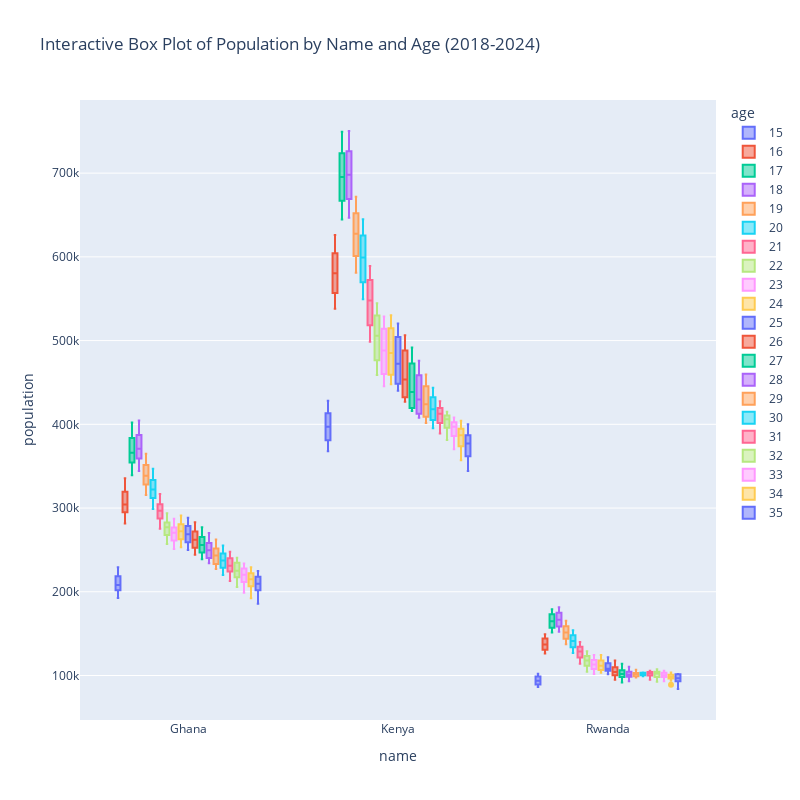

Notebook code cell kept with this figure:
### Code cell
# Filter the DataFrame for years between 2018 and 2024
filtered_datap = Population_data[(Population_data['year'] >= 2018) & (Population_data['year'] <= 2024)]

# Create an interactive box plot using Plotly
fig = px.box(filtered_datap, x='name', y='population', color='age',
             title='Interactive Box Plot of Population by Name and Age (2018-2024)')

# Update the layout to adjust the size of the plot
fig.update_layout(width=800, height=800)

# Show the plot
fig.show()

### Figure 1 — Plotly figure (JSON) as saved in the notebook; plotly's stock layout.template omitted (floating-point values rounded to 4 significant figures)
{"data": [{"alignmentgroup": "True", "hovertemplate": "age=15<br>name=%{x}<br>population=%{y}<extra></extra>", "legendgroup": "15", "marker": {"color": "#636efa"}, "name": "15", "notched": false, "offsetgroup": "15", "orientation": "v", "showlegend": true, "type": "box", "x": ["Ghana", "Ghana", "Ghana", "Ghana", "Ghana", "Ghana", "Ghana", "Ghana", "Ghana", "Ghana", "Ghana", "Ghana", "Ghana", "Ghana", "Kenya", "Kenya", "Kenya", "Kenya", "Kenya", "Kenya", "Kenya", "Kenya", "Kenya", "Kenya", "Kenya", "Kenya", "Kenya", "Kenya", "Rwanda", "Rwanda", "Rwanda", "Rwanda", "Rwanda", "Rwanda", "Rwanda", "Rwanda", "Rwanda", "Rwanda", "Rwanda", "Rwanda", "Rwanda", "Rwanda"], "x0": " ", "xaxis": "x", "y": [192700.0, 201800.0, 195600.0, 204700.0, 198400.0, 207600.0, 203600.0, 213100.0, 208700.0, 218500.0, 213900.0, 223900.0, 219000.0, 229300.0, 367900.0, 371700.0, 376700.0, 380800.0, 385500.0, 389900.0, 394700.0, 399500.0, 404000.0, 409000.0, 413200.0, 418600.0, 422400.0, 428100.0, 87010.0, 86290.0, 89360.0, 88510.0, 91710.0, 90732, 94300.0, 93390.0, 96890.0, 96040.0, 99490.0, 98700.0, 102100.0, 101400.0], "y0": " ", "yaxis": "y"}, {"alignmentgroup": "True", "hovertemplate": "age=16<br>name=%{x}<br>population=%{y}<extra></extra>", "legendgroup": "16", "marker": {"color": "#EF553B"}, "name": "16", "notched": false, "offsetgroup": "16", "orientation": "v", "showlegend": true, "type": "box", "x": ["Ghana", "Ghana", "Ghana", "Ghana", "Ghana", "Ghana", "Ghana", "Ghana", "Ghana", "Ghana", "Ghana", "Ghana", "Ghana", "Ghana", "Kenya", "Kenya", "Kenya", "Kenya", "Kenya", "Kenya", "Kenya", "Kenya", "Kenya", "Kenya", "Kenya", "Kenya", "Kenya", "Kenya", "Rwanda", "Rwanda", "Rwanda", "Rwanda", "Rwanda", "Rwanda", "Rwanda", "Rwanda", "Rwanda", "Rwanda", "Rwanda", "Rwanda", "Rwanda", "Rwanda"], "x0": " ", "xaxis": "x", "y": [281700.0, 294900.0, 285800.0, 299100.0, 290000.0, 303400.0, 297600.0, 311400.0, 305200.0, 319400.0, 312800.0, 327500.0, 320400.0, 335500.0, 538000.0, 543600.0, 550700.0, 556800.0, 563400.0, 569900.0, 577000.0, 584000.0, 590600.0, 598000.0, 604200.0, 612000.0, 617800.0, 626100.0, 127300.0, 126300.0, 130700.0, 129400.0, 134000.0, 132500.0, 137800.0, 136400.0, 141600.0, 140300.0, 145400.0, 144200.0, 149200.0, 148100.0], "y0": " ", "yaxis": "y"}, {"alignmentgroup": "True", "hovertemplate": "age=17<br>name=%{x}<br>population=%{y}<extra></extra>", "legendgroup": "17", "marker": {"color": "#00cc96"}, "name": "17", "notched": false, "offsetgroup": "17", "orientation": "v", "showlegend": true, "type": "box", "x": ["Ghana", "Ghana", "Ghana", "Ghana", "Ghana", "Ghana", "Ghana", "Ghana", "Ghana", "Ghana", "Ghana", "Ghana", "Ghana", "Ghana", "Kenya", "Kenya", "Kenya", "Kenya", "Kenya", "Kenya", "Kenya", "Kenya", "Kenya", "Kenya", "Kenya", "Kenya", "Kenya", "Kenya", "Rwanda", "Rwanda", "Rwanda", "Rwanda", "Rwanda", "Rwanda", "Rwanda", "Rwanda", "Rwanda", "Rwanda", "Rwanda", "Rwanda", "Rwanda", "Rwanda"], "x0": " ", "xaxis": "x", "y": [339100.0, 354500.0, 344100.0, 359700.0, 349200.0, 364852, 358100.0, 374200.0, 367000.0, 383600.0, 375900.0, 393000.0, 384900.0, 402300.0, 644600.0, 651100.0, 659900.0, 666900.0, 675200.0, 682800.0, 691400.0, 699400.0, 707600.0, 716100.0, 723800.0, 732800.0, 739900.0, 749400.0, 152900.0, 151500.0, 156900.0, 155300.0, 161000.0, 159200.0, 165600.0, 163800.0, 170100.0, 168500.0, 174700.0, 173200.0, 179300.0, 177900.0], "y0": " ", "yaxis": "y"}, {"alignmentgroup": "True", "hovertemplate": "age=18<br>name=%{x}<br>population=%{y}<extra></extra>", "legendgroup": "18", "marker": {"color": "#ab63fa"}, "name": "18", "notched": false, "offsetgroup": "18", "orientation": "v", "showlegend": true, "type": "box", "x": ["Ghana", "Ghana", "Ghana", "Ghana", "Ghana", "Ghana", "Ghana", "Ghana", "Ghana", "Ghana", "Ghana", "Ghana", "Ghana", "Ghana", "Kenya", "Kenya", "Kenya", "Kenya", "Kenya", "Kenya", "Kenya", "Kenya", "Kenya", "Kenya", "Kenya", "Kenya", "Kenya", "Kenya", "Rwanda", "Rwanda", "Rwanda", "Rwanda", "Rwanda", "Rwanda", "Rwanda", "Rwanda", "Rwanda", "Rwanda", "Rwanda", "Rwanda", "Rwanda", "Rwanda"], "x0": " ", "xaxis": "x", "y": [344300.0, 359200.0, 349600.0, 364500.0, 354800.0, 369700.0, 363300.0, 378400.0, 371700.0, 387100.0, 380200.0, 395900.0, 388700.0, 404600.0, 646600.0, 652600.0, 662600.0, 669000.0, 678500.0, 685300.0, 694400.0, 701600.0, 710200.0, 717800.0, 726000.0, 734100.0, 741800.0, 750300.0, 154100.0, 152300.0, 158400.0, 156600.0, 162800.0, 160900.0, 167400.0, 165600.0, 172100.0, 170200.0, 176800.0, 174900.0, 181400.0, 179600.0], "y0": " ", "yaxis": "y"}, {"alignmentgroup": "True", "hovertemplate": "age=19<br>name=%{x}<br>population=%{y}<extra></extra>", "legendgroup": "19", "marker": {"color": "#FFA15A"}, "name": "19", "notched": false, "offsetgroup": "19", "orientation": "v", "showlegend": true, "type": "box", "x": ["Ghana", "Ghana", "Ghana", "Ghana", "Ghana", "Ghana", "Ghana", "Ghana", "Ghana", "Ghana", "Ghana", "Ghana", "Ghana", "Ghana", "Kenya", "Kenya", "Kenya", "Kenya", "Kenya", "Kenya", "Kenya", "Kenya", "Kenya", "Kenya", "Kenya", "Kenya", "Kenya", "Kenya", "Rwanda", "Rwanda", "Rwanda", "Rwanda", "Rwanda", "Rwanda", "Rwanda", "Rwanda", "Rwanda", "Rwanda", "Rwanda", "Rwanda", "Rwanda", "Rwanda"], "x0": " ", "xaxis": "x", "y": [315700.0, 328000.0, 320700.0, 332900.0, 325700.0, 337800.0, 332600.0, 344600.0, 339400.0, 351400.0, 346300.0, 358200.0, 353200.0, 365000.0, 581000.0, 585600.0, 596100.0, 601000.0, 611300.0, 616300.0, 624900.0, 630200.0, 638600.0, 644100.0, 652200.0, 658000.0, 665800.0, 671900.0, 139600.0, 137400.0, 143900.0, 141900.0, 148100.0, 146300.0, 152400.0, 150500.0, 156800.0, 154800.0, 161100.0, 159000.0, 165400.0, 163200.0], "y0": " ", "yaxis": "y"}, {"alignmentgroup": "True", "hovertemplate": "age=20<br>name=%{x}<br>population=%{y}<extra></extra>", "legendgroup": "20", "marker": {"color": "#19d3f3"}, "name": "20", "notched": false, "offsetgroup": "20", "orientation": "v", "showlegend": true, "type": "box", "x": ["Ghana", "Ghana", "Ghana", "Ghana", "Ghana", "Ghana", "Ghana", "Ghana", "Ghana", "Ghana", "Ghana", "Ghana", "Ghana", "Ghana", "Kenya", "Kenya", "Kenya", "Kenya", "Kenya", "Kenya", "Kenya", "Kenya", "Kenya", "Kenya", "Kenya", "Kenya", "Kenya", "Kenya", "Rwanda", "Rwanda", "Rwanda", "Rwanda", "Rwanda", "Rwanda", "Rwanda", "Rwanda", "Rwanda", "Rwanda", "Rwanda", "Rwanda", "Rwanda", "Rwanda"], "x0": " ", "xaxis": "x", "y": [298800.0, 312000.0, 304100.0, 317500.0, 309500.0, 322900.0, 315400.0, 328900.0, 321400.0, 335000.0, 327400.0, 341000.0, 333400.0, 347100.0, 549300.0, 552500.0, 566200.0, 569600.0, 583200.0, 586700.0, 597300.0, 601308, 611300.0, 615900.0, 625424, 630500.0, 639500.0, 645000.0, 129500.0, 127000.0, 133800.0, 131800.0, 138000.0, 136600.0, 142100.0, 140400.0, 146100.0, 144300.0, 150100.0, 148100.0, 154100.0, 152000.0], "y0": " ", "yaxis": "y"}, {"alignmentgroup": "True", "hovertemplate": "age=21<br>name=%{x}<br>population=%{y}<extra></extra>", "legendgroup": "21", "marker": {"color": "#FF6692"}, "name": "21", "notched": false, "offsetgroup": "21", "orientation": "v", "showlegend": true, "type": "box", "x": ["Ghana", "Ghana", "Ghana", "Ghana", "Ghana", "Ghana", "Ghana", "Ghana", "Ghana", "Ghana", "Ghana", "Ghana", "Ghana", "Ghana", "Kenya", "Kenya", "Kenya", "Kenya", "Kenya", "Kenya", "Kenya", "Kenya", "Kenya", "Kenya", "Kenya", "Kenya", "Kenya", "Kenya", "Rwanda", "Rwanda", "Rwanda", "Rwanda", "Rwanda", "Rwanda", "Rwanda", "Rwanda", "Rwanda", "Rwanda", "Rwanda", "Rwanda", "Rwanda", "Rwanda"], "x0": " ", "xaxis": "x", "y": [275400.0, 287400.0, 280700.0, 292900.0, 286100.0, 298400.0, 290700.0, 303000.0, 295400.0, 307600.0, 300000.0, 312200.0, 304700.0, 316900.0, 498700.0, 500600.0, 516300.0, 518200.0, 533900.0, 535800.0, 546800.0, 549100.0, 559600.0, 562500.0, 572400.0, 575800.0, 585300.0, 589200.0, 117100.0, 114100.0, 121400.0, 119300.0, 125700.0, 124600.0, 129300.0, 127900.0, 132900.0, 131200.0, 136500.0, 134500.0, 140100.0, 137800.0], "y0": " ", "yaxis": "y"}, {"alignmentgroup": "True", "hovertemplate": "age=22<br>name=%{x}<br>population=%{y}<extra></extra>", "legendgroup": "22", "marker": {"color": "#B6E880"}, "name": "22", "notched": false, "offsetgroup": "22", "orientation": "v", "showlegend": true, "type": "box", "x": ["Ghana", "Ghana", "Ghana", "Ghana", "Ghana", "Ghana", "Ghana", "Ghana", "Ghana", "Ghana", "Ghana", "Ghana", "Ghana", "Ghana", "Kenya", "Kenya", "Kenya", "Kenya", "Kenya", "Kenya", "Kenya", "Kenya", "Kenya", "Kenya", "Kenya", "Kenya", "Kenya", "Kenya", "Rwanda", "Rwanda", "Rwanda", "Rwanda", "Rwanda", "Rwanda", "Rwanda", "Rwanda", "Rwanda", "Rwanda", "Rwanda", "Rwanda", "Rwanda", "Rwanda"], "x0": " ", "xaxis": "x", "y": [257000.0, 267700.0, 262200.0, 273200.0, 267472, 278700.0, 271300.0, 282500.0, 275100.0, 286200.0, 278900.0, 290000.0, 282700.0, 293700.0, 459000.0, 459700.0, 476000.0, 476600.0, 492900.0, 493500.0, 505300.0, 506300.0, 517600.0, 519100.0, 529900.0, 531900.0, 542300.0, 544700.0, 107600.0, 104400.0, 111500.0, 109300.0, 115500.0, 114200.0, 118800.0, 117200.0, 122200.0, 120300.0, 125500.0, 123300.0, 128800.0, 126400.0], "y0": " ", "yaxis": "y"}, {"alignmentgroup": "True", "hovertemplate": "age=23<br>name=%{x}<br>population=%{y}<extra></extra>", "legendgroup": "23", "marker": {"color": "#FF97FF"}, "name": "23", "notched": false, "offsetgroup": "23", "orientation": "v", "showlegend": true, "type": "box", "x": ["Ghana", "Ghana", "Ghana", "Ghana", "Ghana", "Ghana", "Ghana", "Ghana", "Ghana", "Ghana", "Ghana", "Ghana", "Ghana", "Ghana", "Kenya", "Kenya", "Kenya", "Kenya", "Kenya", "Kenya", "Kenya", "Kenya", "Kenya", "Kenya", "Kenya", "Kenya", "Kenya", "Kenya", "Rwanda", "Rwanda", "Rwanda", "Rwanda", "Rwanda", "Rwanda", "Rwanda", "Rwanda", "Rwanda", "Rwanda", "Rwanda", "Rwanda", "Rwanda", "Rwanda"], "x0": " ", "xaxis": "x", "y": [251200.0, 260700.0, 256300.0, 266400.0, 261400.0, 272100.0, 265300.0, 275900.0, 269100.0, 279700.0, 273000.0, 283500.0, 276900.0, 287300.0, 445500.0, 445600.0, 460100.0, 460200.0, 474700.0, 474700.0, 487900.0, 488300.0, 501000.0, 501800.0, 514200.0, 515400.0, 527400.0, 528900.0, 104900.0, 101700.0, 107800.0, 105100.0, 110700.0, 108600.0, 114200.0, 111900.0, 117600.0, 115300.0, 121100.0, 118600.0, 124500.0, 121900.0], "y0": " ", "yaxis": "y"}, {"alignmentgroup": "True", "hovertemplate": "age=24<br>name=%{x}<br>population=%{y}<extra></extra>", "legendgroup": "24", "marker": {"color": "#FECB52"}, "name": "24", "notched": false, "offsetgroup": "24", "orientation": "v", "showlegend": true, "type": "box", "x": ["Ghana", "Ghana", "Ghana", "Ghana", "Ghana", "Ghana", "Ghana", "Ghana", "Ghana", "Ghana", "Ghana", "Ghana", "Ghana", "Ghana", "Kenya", "Kenya", "Kenya", "Kenya", "Kenya", "Kenya", "Kenya", "Kenya", "Kenya", "Kenya", "Kenya", "Kenya", "Kenya", "Kenya", "Rwanda", "Rwanda", "Rwanda", "Rwanda", "Rwanda", "Rwanda", "Rwanda", "Rwanda", "Rwanda", "Rwanda", "Rwanda", "Rwanda", "Rwanda", "Rwanda"], "x0": " ", "xaxis": "x", "y": [253100.0, 261400.0, 258000.0, 267200.0, 262800.0, 273000.0, 267300.0, 277500.0, 271800.0, 282000.0, 276200.0, 286500.0, 280700.0, 291000.0, 448000.0, 447800.0, 459200.0, 459100.0, 470400.0, 470500.0, 485200.0, 485400.0, 499900.0, 500400.0, 514700.0, 515300.0, 529400.0, 530300.0, 106500.0, 103300.0, 108000.0, 104800.0, 109500.0, 106200.0, 113300.0, 110100.0, 117000.0, 113900.0, 120712, 117800.0, 124400.0, 121700.0], "y0": " ", "yaxis": "y"}, {"alignmentgroup": "True", "hovertemplate": "age=25<br>name=%{x}<br>population=%{y}<extra></extra>", "legendgroup": "25", "marker": {"color": "#636efa"}, "name": "25", "notched": false, "offsetgroup": "25", "orientation": "v", "showlegend": true, "type": "box", "x": ["Ghana", "Ghana", "Ghana", "Ghana", "Ghana", "Ghana", "Ghana", "Ghana", "Ghana", "Ghana", "Ghana", "Ghana", "Ghana", "Ghana", "Kenya", "Kenya", "Kenya", "Kenya", "Kenya", "Kenya", "Kenya", "Kenya", "Kenya", "Kenya", "Kenya", "Kenya", "Kenya", "Kenya", "Rwanda", "Rwanda", "Rwanda", "Rwanda", "Rwanda", "Rwanda", "Rwanda", "Rwanda", "Rwanda", "Rwanda", "Rwanda", "Rwanda", "Rwanda", "Rwanda"], "x0": " ", "xaxis": "x", "y": [249900.0, 256600.0, 254500.0, 262600.0, 259100.0, 268500.0, 264000.0, 273500.0, 268900.0, 278500.0, 273800.0, 283500.0, 278600.0, 288500.0, 440500.0, 440000.0, 448400.0, 448100.0, 456300.0, 456200.0, 472300.0, 472300.0, 488400.0, 488300.0, 504400.0, 504400.0, 520400.0, 520500.0, 105700.0, 102600.0, 105900.0, 102000.0, 106000.0, 101400.0, 109900.0, 105800.0, 113900.0, 110200.0, 117800.0, 114600.0, 121700.0, 118900.0], "y0": " ", "yaxis": "y"}, {"alignmentgroup": "True", "hovertemplate": "age=26<br>name=%{x}<br>population=%{y}<extra></extra>", "legendgroup": "26", "marker": {"color": "#EF553B"}, "name": "26", "notched": false, "offsetgroup": "26", "orientation": "v", "showlegend": true, "type": "box", "x": ["Ghana", "Ghana", "Ghana", "Ghana", "Ghana", "Ghana", "Ghana", "Ghana", "Ghana", "Ghana", "Ghana", "Ghana", "Ghana", "Ghana", "Kenya", "Kenya", "Kenya", "Kenya", "Kenya", "Kenya", "Kenya", "Kenya", "Kenya", "Kenya", "Kenya", "Kenya", "Kenya", "Kenya", "Rwanda", "Rwanda", "Rwanda", "Rwanda", "Rwanda", "Rwanda", "Rwanda", "Rwanda", "Rwanda", "Rwanda", "Rwanda", "Rwanda", "Rwanda", "Rwanda"], "x0": " ", "xaxis": "x", "y": [244100.0, 249200.0, 248400.0, 255100.0, 252700.0, 261100.0, 258000.0, 266600.0, 263300.0, 272100.0, 268600.0, 277500.0, 273900.0, 283000.0, 428000.0, 426900.0, 432200.0, 431500.0, 436400.0, 436100.0, 453900.0, 453400.0, 471400.0, 470800.0, 488900.0, 488100.0, 506400.0, 505500.0, 103600.0, 100400.0, 102300.0, 97690.0, 101000.0, 94950.0, 105200.0, 99970.0, 109500.0, 105000.0, 113700.0, 110000.0, 117900.0, 115000.0], "y0": " ", "yaxis": "y"}, {"alignmentgroup": "True", "hovertemplate": "age=27<br>name=%{x}<br>population=%{y}<extra></extra>", "legendgroup": "27", "marker": {"color": "#00cc96"}, "name": "27", "notched": false, "offsetgroup": "27", "orientation": "v", "showlegend": true, "type": "box", "x": ["Ghana", "Ghana", "Ghana", "Ghana", "Ghana", "Ghana", "Ghana", "Ghana", "Ghana", "Ghana", "Ghana", "Ghana", "Ghana", "Ghana", "Kenya", "Kenya", "Kenya", "Kenya", "Kenya", "Kenya", "Kenya", "Kenya", "Kenya", "Kenya", "Kenya", "Kenya", "Kenya", "Kenya", "Rwanda", "Rwanda", "Rwanda", "Rwanda", "Rwanda", "Rwanda", "Rwanda", "Rwanda", "Rwanda", "Rwanda", "Rwanda", "Rwanda", "Rwanda", "Rwanda"], "x0": " ", "xaxis": "x", "y": [238700.0, 241700.0, 242700.0, 247700.0, 246800.0, 253700.0, 252300.0, 259600.0, 257700.0, 265400.0, 263200.0, 271200.0, 268700.0, 277000.0, 417500.0, 416000.0, 419600.0, 418500.0, 421700.0, 421000.0, 439200.0, 438200.0, 456700.0, 455500.0, 474200.0, 472700.0, 491600.0, 490000.0, 102300.0, 99070.0, 100200.0, 95340.0, 98170.0, 91600.0, 102200.0, 96470.0, 106200.0, 101300.0, 110100.0, 106200.0, 114100.0, 111100.0], "y0": " ", "yaxis": "y"}, {"alignmentgroup": "True", "hovertemplate": "age=28<br>name=%{x}<br>population=%{y}<extra></extra>", "legendgroup": "28", "marker": {"color": "#ab63fa"}, "name": "28", "notched": false, "offsetgroup": "28", "orientation": "v", "showlegend": true, "type": "box", "x": ["Ghana", "Ghana", "Ghana", "Ghana", "Ghana", "Ghana", "Ghana", "Ghana", "Ghana", "Ghana", "Ghana", "Ghana", "Ghana", "Ghana", "Kenya", "Kenya", "Kenya", "Kenya", "Kenya", "Kenya", "Kenya", "Kenya", "Kenya", "Kenya", "Kenya", "Kenya", "Kenya", "Kenya", "Rwanda", "Rwanda", "Rwanda", "Rwanda", "Rwanda", "Rwanda", "Rwanda", "Rwanda", "Rwanda", "Rwanda", "Rwanda", "Rwanda", "Rwanda", "Rwanda"], "x0": " ", "xaxis": "x", "y": [234000.0, 234400.0, 237800.0, 240400.0, 241600.0, 246400.0, 246900.0, 252300.0, 252200.0, 258300.0, 257500.0, 264200.0, 262800.0, 270100.0, 410000.0, 407900.0, 412600.0, 410900.0, 415200.0, 413800.0, 430400.0, 428700.0, 445500.0, 443600.0, 460600.0, 458500.0, 475800.0, 473500.0, 102300.0, 98760.0, 100400.0, 95930.0, 98610.0, 93100.0, 101600.0, 96570.0, 104500.0, 100000.0, 107500.0, 103500.0, 110400.0, 107000.0], "y0": " ", "yaxis": "y"}, {"alignmentgroup": "True", "hovertemplate": "age=29<br>name=%{x}<br>population=%{y}<extra></extra>", "legendgroup": "29", "marker": {"color": "#FFA15A"}, "name": "29", "notched": false, "offsetgroup": "29", "orientation": "v", "showlegend": true, "type": "box", "x": ["Ghana", "Ghana", "Ghana", "Ghana", "Ghana", "Ghana", "Ghana", "Ghana", "Ghana", "Ghana", "Ghana", "Ghana", "Ghana", "Ghana", "Kenya", "Kenya", "Kenya", "Kenya", "Kenya", "Kenya", "Kenya", "Kenya", "Kenya", "Kenya", "Kenya", "Kenya", "Kenya", "Kenya", "Rwanda", "Rwanda", "Rwanda", "Rwanda", "Rwanda", "Rwanda", "Rwanda", "Rwanda", "Rwanda", "Rwanda", "Rwanda", "Rwanda", "Rwanda", "Rwanda"], "x0": " ", "xaxis": "x", "y": [229700.0, 227200.0, 233300.0, 233200.0, 236900.0, 239200.0, 241800.0, 245000.0, 246700.0, 250900.0, 251600.0, 256700.0, 256500.0, 262600.0, 404400.0, 401700.0, 409100.0, 406600.0, 413800.0, 411500.0, 425300.0, 422800.0, 436700.0, 434100.0, 448200.0, 445400.0, 459600.0, 456800.0, 102900.0, 98980.0, 102000.0, 98250.0, 101100.0, 97520, 102600.0, 98880.0, 104000.0, 100200.0, 105500.0, 101600.0, 106900.0, 103000.0], "y0": " ", "yaxis": "y"}, {"alignmentgroup": "True", "hovertemplate": "age=30<br>name=%{x}<br>population=%{y}<extra></extra>", "legendgroup": "30", "marker": {"color": "#19d3f3"}, "name": "30", "notched": false, "offsetgroup": "30", "orientation": "v", "showlegend": true, "type": "box", "x": ["Ghana", "Ghana", "Ghana", "Ghana", "Ghana", "Ghana", "Ghana", "Ghana", "Ghana", "Ghana", "Ghana", "Ghana", "Ghana", "Ghana", "Kenya", "Kenya", "Kenya", "Kenya", "Kenya", "Kenya", "Kenya", "Kenya", "Kenya", "Kenya", "Kenya", "Kenya", "Kenya", "Kenya", "Rwanda", "Rwanda", "Rwanda", "Rwanda", "Rwanda", "Rwanda", "Rwanda", "Rwanda", "Rwanda", "Rwanda", "Rwanda", "Rwanda", "Rwanda", "Rwanda"], "x0": " ", "xaxis": "x", "y": [225300.0, 220000.0, 228800.0, 225900.0, 232200.0, 231900.0, 236700.0, 237700.0, 241300.0, 243500.0, 245800.0, 249400.0, 250400.0, 255200.0, 398600.0, 395200.0, 405100.0, 401900.0, 411700.0, 408500.0, 419700.0, 416500.0, 427800.0, 424500.0, 435800.0, 432500.0, 443800.0, 440400.0, 103400.0, 99090.0, 103300.0, 100300.0, 103200.0, 101400.0, 103300.0, 100800.0, 103400.0, 100300.0, 103500.0, 99670.0, 103600.0, 99080.0], "y0": " ", "yaxis": "y"}, {"alignmentgroup": "True", "hovertemplate": "age=31<br>name=%{x}<br>population=%{y}<extra></extra>", "legendgroup": "31", "marker": {"color": "#FF6692"}, "name": "31", "notched": false, "offsetgroup": "31", "orientation": "v", "showlegend": true, "type": "box", "x": ["Ghana", "Ghana", "Ghana", "Ghana", "Ghana", "Ghana", "Ghana", "Ghana", "Ghana", "Ghana", "Ghana", "Ghana", "Ghana", "Ghana", "Kenya", "Kenya", "Kenya", "Kenya", "Kenya", "Kenya", "Kenya", "Kenya", "Kenya", "Kenya", "Kenya", "Kenya", "Kenya", "Kenya", "Rwanda", "Rwanda", "Rwanda", "Rwanda", "Rwanda", "Rwanda", "Rwanda", "Rwanda", "Rwanda", "Rwanda", "Rwanda", "Rwanda", "Rwanda", "Rwanda"], "x0": " ", "xaxis": "x", "y": [220900.0, 212800.0, 224100.0, 218600.0, 227300.0, 224500.0, 231600.0, 230400.0, 235900.0, 236200.0, 240100.0, 242100.0, 244400.0, 247900.0, 393100.0, 389200.0, 401600.0, 397600.0, 410100.0, 406100.0, 414500.0, 410600.0, 418900.0, 415000.0, 423300.0, 419400.0, 427700.0, 423800.0, 104000.0, 99400.0, 104700.0, 102600.0, 105400.0, 105800.0, 104100.0, 103000.0, 102700.0, 100300.0, 101400.0, 97620.0, 100100.0, 94910.0], "y0": " ", "yaxis": "y"}, {"alignmentgroup": "True", "hovertemplate": "age=32<br>name=%{x}<br>population=%{y}<extra></extra>", "legendgroup": "32", "marker": {"color": "#B6E880"}, "name": "32", "notched": false, "offsetgroup": "32", "orientation": "v", "showlegend": true, "type": "box", "x": ["Ghana", "Ghana", "Ghana", "Ghana", "Ghana", "Ghana", "Ghana", "Ghana", "Ghana", "Ghana", "Ghana", "Ghana", "Ghana", "Ghana", "Kenya", "Kenya", "Kenya", "Kenya", "Kenya", "Kenya", "Kenya", "Kenya", "Kenya", "Kenya", "Kenya", "Kenya", "Kenya", "Kenya", "Rwanda", "Rwanda", "Rwanda", "Rwanda", "Rwanda", "Rwanda", "Rwanda", "Rwanda", "Rwanda", "Rwanda", "Rwanda", "Rwanda", "Rwanda", "Rwanda"], "x0": " ", "xaxis": "x", "y": [216400.0, 205700.0, 219600.0, 211500.0, 222800.0, 217300.0, 226800.0, 223100.0, 230800.0, 229000.0, 234800.0, 234800.0, 238800.0, 240700.0, 385700.0, 381300.0, 395800.0, 391300.0, 405900.0, 401300.0, 408200.0, 403600.0, 410500.0, 406000.0, 412800.0, 408400.0, 415100.0, 410700.0, 103300.0, 98140.0, 104900.0, 102800.0, 106500.0, 107400.0, 104400.0, 103700.0, 102300.0, 100000.0, 100200.0, 96330.0, 98080.0, 92650.0], "y0": " ", "yaxis": "y"}, {"alignmentgroup": "True", "hovertemplate": "age=33<br>name=%{x}<br>population=%{y}<extra></extra>", "legendgroup": "33", "marker": {"color": "#FF97FF"}, "name": "33", "notched": false, "offsetgroup": "33", "orientation": "v", "showlegend": true, "type": "box", "x": ["Ghana", "Ghana", "Ghana", "Ghana", "Ghana", "Ghana", "Ghana", "Ghana", "Ghana", "Ghana", "Ghana", "Ghana", "Ghana", "Ghana", "Kenya", "Kenya", "Kenya", "Kenya", "Kenya", "Kenya", "Kenya", "Kenya", "Kenya", "Kenya", "Kenya", "Kenya", "Kenya", "Kenya", "Rwanda", "Rwanda", "Rwanda", "Rwanda", "Rwanda", "Rwanda", "Rwanda", "Rwanda", "Rwanda", "Rwanda", "Rwanda", "Rwanda", "Rwanda", "Rwanda"], "x0": " ", "xaxis": "x", "y": [211700.0, 198800.0, 215200.0, 204500.0, 218800.0, 210200.0, 222600.0, 216000.0, 226300.0, 221900.0, 230100.0, 227700.0, 233800.0, 233600.0, 375100.0, 370300.0, 386100.0, 381000.0, 397100.0, 391800.0, 399800.0, 394600.0, 402600.0, 397400.0, 405300.0, 400100.0, 408000.0, 402900.0, 100700.0, 94410.0, 103200.0, 99420.0, 105800.0, 104400.0, 104000.0, 101600.0, 102100.0, 98850.0, 100200.0, 96060.0, 98330.0, 93280.0], "y0": " ", "yaxis": "y"}, {"alignmentgroup": "True", "hovertemplate": "age=34<br>name=%{x}<br>population=%{y}<extra></extra>", "legendgroup": "34", "marker": {"color": "#FECB52"}, "name": "34", "notched": false, "offsetgroup": "34", "orientation": "v", "showlegend": true, "type": "box", "x": ["Ghana", "Ghana", "Ghana", "Ghana", "Ghana", "Ghana", "Ghana", "Ghana", "Ghana", "Ghana", "Ghana", "Ghana", "Ghana", "Ghana", "Kenya", "Kenya", "Kenya", "Kenya", "Kenya", "Kenya", "Kenya", "Kenya", "Kenya", "Kenya", "Kenya", "Kenya", "Kenya", "Kenya", "Rwanda", "Rwanda", "Rwanda", "Rwanda", "Rwanda", "Rwanda", "Rwanda", "Rwanda", "Rwanda", "Rwanda", "Rwanda", "Rwanda", "Rwanda", "Rwanda"], "x0": " ", "xaxis": "x", "y": [206700.0, 192200.0, 210800.0, 197700.0, 215000.0, 203200.0, 218600.0, 209000.0, 222200.0, 214900.0, 225700.0, 220700.0, 229300.0, 226600.0, 362400.0, 357200.0, 373800.0, 368300.0, 385100.0, 379360, 389900.0, 384100.0, 394700.0, 388900.0, 399400.0, 393600.0, 404200.0, 398400.0, 96630.0, 89060.0, 100200.0, 93780.0, 103700.0, 98510.0, 102800.0, 97780.0, 101800.0, 97050.0, 100900.0, 96320.0, 99930.0, 95590.0], "y0": " ", "yaxis": "y"}, {"alignmentgroup": "True", "hovertemplate": "age=35<br>name=%{x}<br>population=%{y}<extra></extra>", "legendgroup": "35", "marker": {"color": "#636efa"}, "name": "35", "notched": false, "offsetgroup": "35", "orientation": "v", "showlegend": true, "type": "box", "visible": true, "x": ["Ghana", "Ghana", "Ghana", "Ghana", "Ghana", "Ghana", "Ghana", "Ghana", "Ghana", "Ghana", "Ghana", "Ghana", "Ghana", "Ghana", "Kenya", "Kenya", "Kenya", "Kenya", "Kenya", "Kenya", "Kenya", "Kenya", "Kenya", "Kenya", "Kenya", "Kenya", "Kenya", "Kenya", "Rwanda", "Rwanda", "Rwanda", "Rwanda", "Rwanda", "Rwanda", "Rwanda", "Rwanda", "Rwanda", "Rwanda", "Rwanda", "Rwanda", "Rwanda", "Rwanda"], "x0": " ", "xaxis": "x", "y": [201800.0, 185600.0, 206400.0, 190900.0, 211100.0, 196300.0, 214500.0, 202100.0, 217900.0, 207900.0, 221300.0, 213800.0, 224700.0, 219600.0, 349900.0, 344300.0, 361900.0, 355900.0, 373812, 367500.0, 380400.0, 374000.0, 386900.0, 380500.0, 393400.0, 387000.0, 400000.0, 393500.0, 92690.0, 83890.0, 97260.0, 88490.0, 101800.0, 93090.0, 101700.0, 94220.0, 101600.0, 95350.0, 101400.0, 96480.0, 101300.0, 97610.0], "y0": " ", "yaxis": "y"}], "layout": {"boxmode": "group", "height": 800, "legend": {"title": {"text": "age"}, "tracegroupgap": 0}, "title": {"text": "Interactive Box Plot of Population by Name and Age (2018-2024)"}, "width": 800, "xaxis": {"anchor": "y", "autorange": true, "domain": [0, 1], "range": [-0.5143, 2.514], "title": {"text": "name"}, "type": "category"}, "yaxis": {"anchor": "x", "autorange": true, "domain": [0, 1], "range": [46860.0, 787300.0], "title": {"text": "population"}, "type": "linear"}}}
